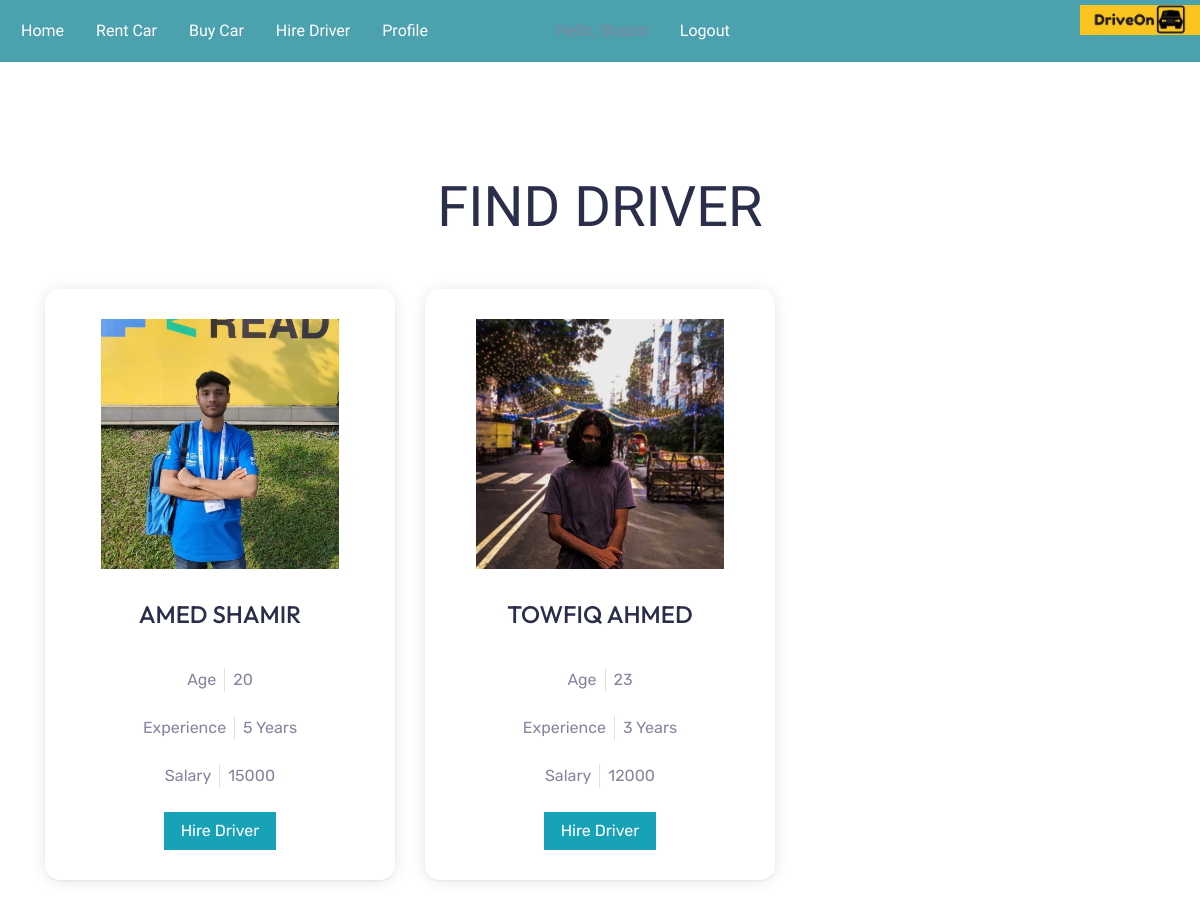
The app's page /driver/ (signed in), older data.
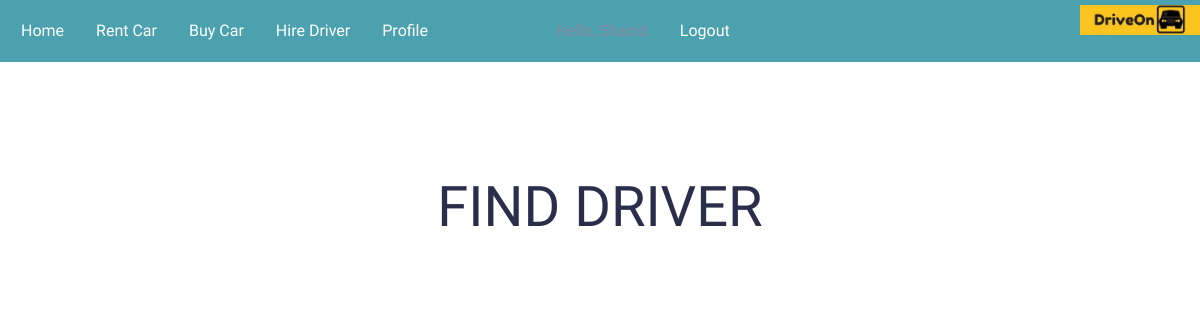
The same page, newer data.
### carInfo/models.py (models this page shows, shortened)
class Driver(models.Model):
    dri_name = models.CharField(max_length=20)
    dri_age = models.CharField(max_length=2)#charField nibo
    dri_address = models.CharField(max_length=300)
    dri_experience = models.CharField(max_length=50)
    dri_lic_num = models.CharField(max_length=50)
    accident_history = models.TextField(max_length=100)
    expected_salary = models.CharField(max_length=15)
    dri_img = models.ImageField(upload_to='media')
    dri_phone_num = models.CharField(max_length=11)

### demo/views.py (the view)
# urls.py: path('driver/', driveon.driver, name='driver'),
@login_required(login_url='login')
def driver(request):
    hireDriver = Driver.objects.all()
    return render(request, 'driver.html',{'Hire_Drivers': hireDriver})

### demo/templates/driver.html (shortened to what this page needs)
{% extends 'base.html' %}
{% load static %}
{% block content %}
<!DOCTYPE html>
<html lang="en">
<head>
    <link href="https://cdnjs.cloudflare.com/ajax/libs/font-awesome/5.15.0/css/all.min.css" rel="stylesheet">
    <link href="{% static 'assets/css/bootstrap.min.css' %}" rel="stylesheet">
    <link href="{% static 'assets/css/car.css' %}" rel="stylesheet">
</head>
<body>
    <div class="container-fluid py-5">
        <div class="container pt-5 pb-3">
            <h1 class="display-4 text-uppercase text-center mb-5">Find Driver</h1>
            <div class="row">
                {% for i in Hire_Drivers %}
                <div class="col-lg-4 col-md-6 mb-2">
                    <div class="rent-item mb-4">
                        <img class="img-fluid mb-3" src="{{i.dri_img.url}}" alt="">
                        <h4 class="cartitle text-uppercase mb-4">{{i.dri_name}}</h4>
                        <div class="d-flex justify-content-center mb-4">
                            <div class="header px-2">
                                <span>Age</span>
                            </div>
                            <div class="header px-2 border-left">
                                <span>{{i.dri_age}}</span>
                            </div>
                        </div>
                        <div class="d-flex justify-content-center mb-4">
                            <div class="header px-2">
                                <span>Experience</span>
                            </div>
                            <div class="header px-2 border-left">
                                <span>{{i.dri_experience}}</span>
                            </div>
                        </div>
                        <div class="d-flex justify-content-center mb-4">
                            <div class="header px-2">
                                <span>Salary</span>
                            </div>
                            <div class="header px-2 border-left">
                                <span>{{i.expected_salary}}</span>
                            </div>
                        </div>
                        <a class="btn btn-info px-3" href="{% url 'driver-payment' i.id user.id %}">Hire Driver</a>
                    </div>
                </div>
                {% endfor %}
            </div>
        </div>
    </div>
</body>
</html>
{% endblock %}

Row changes from the older to the newer data that the page shows:
removed Driver: dri_img (picture), dri_name "AMED SHAMIR", dri_age "20", dri_experience "5 Years", expected_salary "15000"
removed Driver: dri_img (picture), dri_name "TOWFIQ AHMED", dri_age "23", dri_experience "3 Years", expected_salary "12000"
